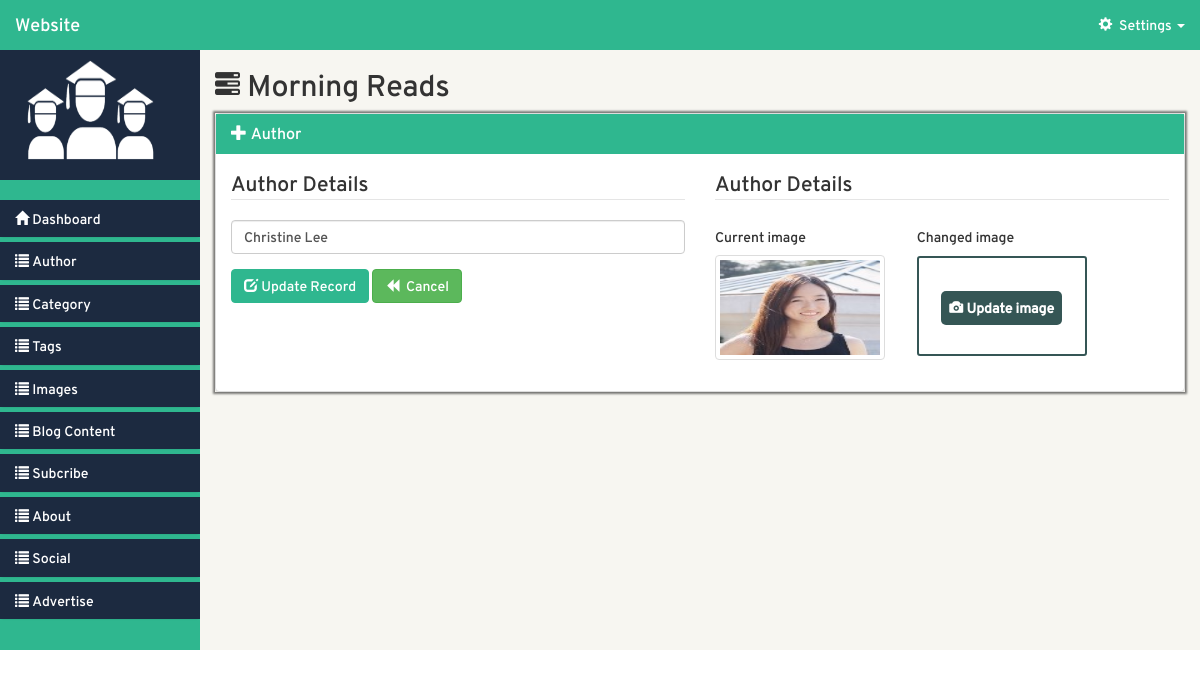
/admin-website/views/index.php?page=Author_update&id=2 (signed in), run on the app's committed database.
### tables this page shows
CREATE TABLE `author` (
  `id` int(11) NOT NULL,
  `title` varchar(255) NOT NULL,
  `file` text NOT NULL,
  `create_at` timestamp NOT NULL DEFAULT CURRENT_TIMESTAMP ON UPDATE CURRENT_TIMESTAMP
);

### admin-website/src/Author.php (called while the page is built, shortened)
<?php
class Author {
	private $db;
	private static $table="author";
	public $id;
	public $directory = "images";
	function __construct() {
		try {
			$this->db = new PDO('mysql:host='.DB_HOST.';dbname='.DB_NAME,DB_USER,DB_PASSWORD);
			$this->db->setAttribute(PDO::ATTR_ERRMODE, PDO::ERRMODE_EXCEPTION);
			$query1 = $this->db->prepare('SET CHARACTER SET utf8');
			$query = $this->db->prepare("SET SESSION collation_connection ='utf8_general_ci'");
		    $query1->execute();
		    $query->execute();
		} catch (PDOException $e) {
			echo $e->getMessage();
		}
	}
	public function db_fields() {
		try {
			$stmt = $this->db->prepare("SHOW fields from ".self::$table);
			$stmt->execute();
			$fields = array();
			if($stmt->rowCount() > 0) {
				while($row = $stmt->fetch(5)) {
					$fields[] = $row->Field;
				}
			}
			return $fields;
		} catch (PDOException $e) {
			echo $e->getMessage();
		}
	}
	public function image_path() {
		return $this->directory;
	}
	public function prepare($record) {
		$attributes = $this->db_fields();
		return $this;
	}
	public function fetch() {
		try {
			$stmt = $this->db->prepare("SELECT * FROM ".self::$table." where id = :id");
			$stmt->execute(array(":id" => $this->id));
			if($stmt->rowCount() > 0) {
				return $stmt->fetch(5);
			}
		} catch (PDOException $e) {
			echo $e->getMessage();
		}
	}
}
$Author = new Author();
 ?>

### admin-website/src/model.php (called while the page is built, shortened)
<?php
    require_once LIB_PATH.DS.'Author.php';
 ?>

### admin-website/views/Author/update.php (the view, shortened to what this page needs)
<?php
  if(isset($_GET['id'])) {
    $record = $Author->prepare($_GET)->fetch();
  }
 ?>
<div class="col-md-9 col-lg-10 col-sm-7 col-xs-12 right-container">
  <div class="row header-section">
      <div class="col-md-12 header-title">
          <h2 class="h2"><span class="glyphicon glyphicon-tasks"></span><?php include '../layouts/title.php'; ?></h2>
      </div>
  </div>
  <div class="panel-group" id="body-accordion">
    <div class="panel panel-default main-body">
      <div class="panel-heading body-head">
        <h4 class="panel-title">
           <a data-toggle="collapse" data-parent="#body-accordion" href="#body-collapse">
          <span class="glyphicon glyphicon-plus"></span>&nbsp;Author</a>
        </h4>
      </div>
      <div id="body-collapse" class="panel-collapse collapse in">
         <div class="row main-part">
            <div class="col-md-12 inner-part">
              <div class="row section">
                <?php if($record) { ?>
                <form method="post" enctype="multipart/form-data">
                  <div class="col-md-6 left-part">
                        <legend>Author Details</legend>
                        <div class="form-group">
                          <input class="form-control" placeholder="Name" name="title" type="text" value="<?php if(isset($record)){echo $record->title;} ?>">
                        </div>
                        <button type="submit" class="btn btn-primary" name="btn-update">
                          <span class="glyphicon glyphicon-edit"></span> Update Record
                        </button>
                        <a href="index.php?page=Author_read" class="btn btn-success"><span class="glyphicon glyphicon-backward"></span>&nbsp; Cancel</a>
                  </div>
                  <div class="col-md-6 right-part">
                        <legend>Author Details</legend>
                        <div class="form-group">
                          <div class="row">
                              <?php if (!empty($record->file)): ?>
                                <div class="col-md-5">
                                  <h5>Current image</h5>
                                  <img src="../<?php if(isset($record)) { echo $Author->image_path()."/".$record->file;}?>" class="img-thumbnail file">
                                </div>
                              <?php endif ?>
                              <div class="col-md-6">
                                <h5>Changed image</h5>
                                <div class="row img-upload-section">
                                  <div class="col-md-2">
                                  </div>
                                </div>
                                <label for="image" id="uploader"><span id="up_img"><span class="glyphicon glyphicon-camera"></span> Update image</span></label>
                              </div>
                          </div>
                        </div>
                  </div>
                  <?php } ?>
                </form>
              </div>
            </div>
         </div>
      </div>
    </div>
  </div>
</div>

### admin-website/css/styles.css (style rules this page uses)
* { margin: 0; padding: 0; -moz-box-sizing:border-box; }
body { font-family: 'overpassregular'; }
.inner-part { position: relative; }
::placeholder { font-family: 'overpassregular'; }
.main-body > .body-head { background-color: #2fb78f; color: white; }
.panel-title { border-radius: 0px; }
.panel-title > a { outline: none; border-radius: 0px; text-decoration: none; }
.panel-heading { border-radius: 0px; border: 0; }
#body-collapse { padding: 15px; }
.right-container { background: #f7f6f1; min-height: 600px; }
.glyphicon-tasks { font-size: 25px; }
.img-upload-section { position: relative; }
#uploader { color: white; border-radius: 3px; display: block; width: 170px; border: 2px solid #355655; height: 100px; text-align: center; line-height: 100px; }
#uploader #up_img { background: #355655; padding: 8px; border-radius: 5px; }
.file { width: 170px; height: 105px; }
.btn-primary { background-color: #2FB78F !important; border: 1px solid #2FB78F; }
#body-accordion { box-shadow: 0px 0px 2px 2px rgba(0,0,0,0.5); border: none; }

### data on the page
author: title "Christine Lee", file (picture)
